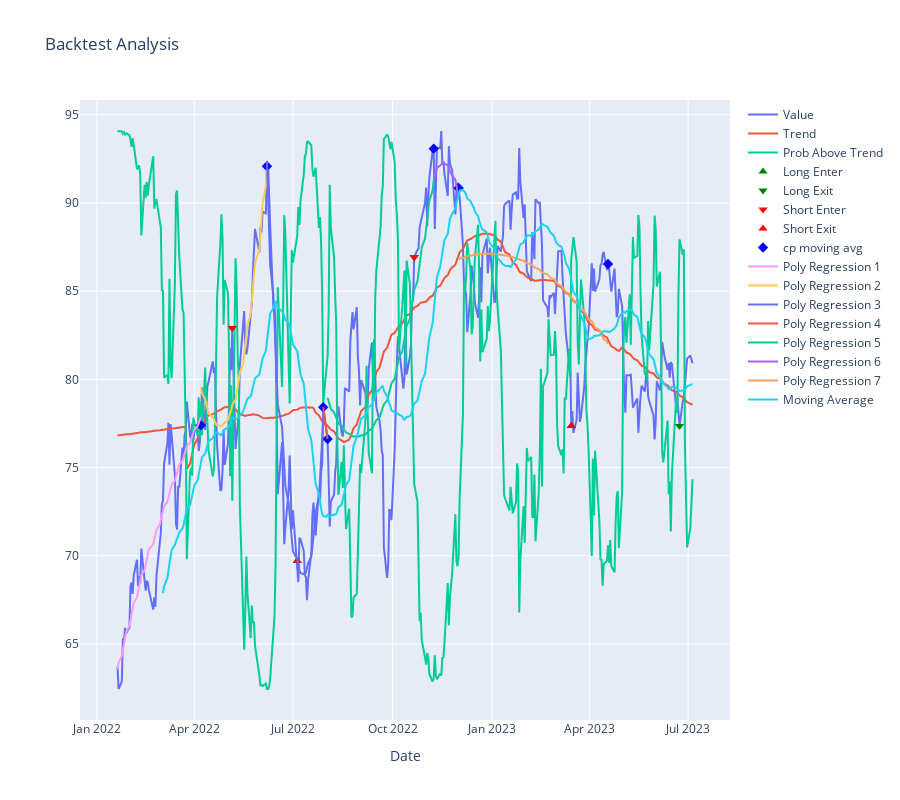

Notebook source saved alongside this figure:
### Code cell
%load_ext autoreload
%autoreload 2

import matplotlib.pyplot as plt
import seaborn as sns
import pandas as pd
import numpy as np
import bocd
from sklearn.preprocessing import PolynomialFeatures
from sklearn.linear_model import LinearRegression
import yfinance as yf

from machine_learning_finance import (analyze_trades, 
    calc_probabilties_without_lookahead, plot_backtest_analysis, 
    metrics_to_dataframe, create_train_test_windows, make_inverse_env_for,
    calculate_polynomial_regression)

import plotly.graph_objs as go
from plotly.offline import init_notebook_mode

init_notebook_mode(connected=True)
windows = [300, 600, 900, 1500]

symbol = "XLE"
file = f"../backtests/backtest_inverse_{symbol}_365_h0.9_l0.1.csv"
period = 365
pd.options.display.max_rows = None


def plot_win_loss(file, metrics):
    ledger = pd.read_csv(file)
    # Set the style for the plots
    sns.set(style='whitegrid')

    # Create a bar plot for profit and loss stats
    profit_stats, loss_stats = metrics['profit_stats'], metrics['loss_stats']
    profit_loss_df = pd.DataFrame([profit_stats, loss_stats], columns=['min', 'max', 'mean', 'median', 'std'], index=['profit', 'loss'])

    plt.figure(figsize=(12, 6))
    ax = sns.barplot(data=profit_loss_df.transpose(), palette='muted')
    ax.set_title('Profit and Loss Statistics')
    ax.set_ylabel('Value')

    # Show the plot
    plt.show()


def plot_polynomial(fig, df, name, chop=0):
    pred = calculate_polynomial_regression(df.head(len(df)-chop).copy())
    fig.add_trace(go.Scatter(x=df.index, y=pred, mode="lines", name=name))

def plot_change_points(fig, df, data, name, hazard, color):
    bc = bocd.BayesianOnlineChangePointDetection(bocd.ConstantHazard(hazard), bocd.StudentT(mu=0, kappa=1, alpha=1, beta=1))
    rt_mle = np.empty(data.shape)
    for i, d in enumerate(data):
        bc.update(d)
        rt_mle[i] = bc.rt 
    column = name
    rt_mle_padded = np.insert(rt_mle, 0, np.full(len(df)-len(rt_mle)+1, 0))
    df[column] = np.where(np.diff(rt_mle_padded)<0, df['Close'], np.nan)
    fig.add_trace(go.Scatter(x=df.index, y=df[column] , mode='markers', name=column,
                             marker=dict(symbol='diamond', size=8, color=color)))
    return df
    

def plot_regressions_between_change_points(fig, df, column_name):
    # Compute change points and prepend a dummy change point at the start
    change_points = [df.index[0]] + list(df[column_name].dropna().index)

    # Initialize polynomial features transformer and linear regression model
    poly = PolynomialFeatures(degree=2)
    lin_reg = LinearRegression()

    # Loop through pairs of change points
    for i in range(len(change_points) - 1):
        # Extract data between change points
        segment = df.loc[change_points[i]:change_points[i + 1]]

        y_pred, model, x, y = calculate_polynomial_regression(segment)

        ridge = model.named_steps['linearregression']
        deriv = np.polyder(ridge.coef_[::-1])
        yd_plot = np.polyval(deriv,x)
    

        
        # Add regression line to plot
        fig.add_trace(go.Scatter(x=segment.index, y=y_pred, mode='lines',
                                 name=f'Poly Regression {i + 1}'))

    return fig

    
def analyze_and_graph_range(file, symbol, start, end, df):
    ledger = pd.read_csv(file)
    hist_df, test_df = create_train_test_windows(df, start=start, end=end)    
    test_df = calc_probabilties_without_lookahead(test_df, hist_df, hist_cutoff="2023-05-15")
    plot_backtest_analysis(test_df, ledger, inverse=symbol)
    return ledger, test_df
   
def analyze_and_graph(file, symbol, period, df):
    ledger = pd.read_csv(file)
    hist_df, test_df = create_train_test_windows(df)  
    test_df = calc_probabilties_without_lookahead(test_df, hist_df)
    full_df = pd.concat([hist_df, test_df])
    
   

    # Online estimation and get the maximum likelihood r_t at each time point
    moving_avg_graphing = test_df["Close"].tail(365).rolling(30).mean()
    
    
    moving_avg = moving_avg_graphing.dropna().values

   
    
    fig = plot_backtest_analysis(test_df, ledger, inverse=symbol)

    plot_change_points(fig, test_df, moving_avg, "cp moving avg", 30, "blue")
    #plot_change_points(fig, test_df, test_df["Close"].values, "cp price", 90, "purple")
    plot_regressions_between_change_points(fig, test_df, "cp moving avg")
    
       
    test_df["moving_avg"] = moving_avg_graphing

    
    fig.add_trace(go.Scatter(x=test_df.index, y=moving_avg_graphing, mode="lines", name="Moving Average"))
        
    
    fig.update_layout(title='Backtest Analysis', xaxis_title='Date', height=800)
    
    
    fig.show()

    return ledger, test_df

ticker_obj = yf.download(tickers=symbol)
df = pd.DataFrame(ticker_obj)


ledger, df2 = analyze_and_graph(file, symbol, 365*4, df)    
#ledger, df2 = analyze_and_graph_range(file, symbol, "03-27-2020", "12-17-2021", df)

# Display metrics as text
metrics = analyze_trades(ledger, symbol, period)
metrics["file"] = file
metrics_df = metrics_to_dataframe(metrics) 

#df2[["moving_avg", "change_points", "rt", "Close"]]

### Figure 1 — Plotly figure (JSON) as saved in the notebook; plotly's stock layout.template omitted (floating-point values rounded to 4 significant figures; data arrays with more than 128 entries replaced by an {"elided": "..."} marker saying what was removed)
{"data": [{"mode": "lines", "name": "Value", "type": "scatter", "x": {"elided": "365 str values"}, "y": {"elided": "365 float values"}}, {"mode": "lines", "name": "Trend", "type": "scatter", "x": {"elided": "365 str values"}, "y": {"elided": "365 float values"}}, {"mode": "lines", "name": "Prob Above Trend", "type": "scatter", "x": {"elided": "365 str values"}, "y": {"elided": "365 float values"}}, {"marker": {"color": "green", "size": 8, "symbol": "triangle-up"}, "mode": "markers", "name": "Long Enter", "type": "scatter", "x": {"elided": "365 str values"}, "y": {"elided": "365 float values"}}, {"marker": {"color": "green", "size": 8, "symbol": "triangle-down"}, "mode": "markers", "name": "Long Exit", "type": "scatter", "x": {"elided": "365 str values"}, "y": {"elided": "365 float values"}}, {"marker": {"color": "red", "size": 8, "symbol": "triangle-down"}, "mode": "markers", "name": "Short Enter", "type": "scatter", "x": {"elided": "365 str values"}, "y": {"elided": "365 float values"}}, {"marker": {"color": "red", "size": 8, "symbol": "triangle-up"}, "mode": "markers", "name": "Short Exit", "type": "scatter", "x": {"elided": "365 str values"}, "y": {"elided": "365 float values"}}, {"marker": {"color": "blue", "size": 8, "symbol": "diamond"}, "mode": "markers", "name": "cp moving avg", "type": "scatter", "x": {"elided": "365 str values"}, "y": {"elided": "365 float values"}}, {"mode": "lines", "name": "Poly Regression 1", "type": "scatter", "x": ["2022-01-20T00:00:00", "2022-01-21T00:00:00", "2022-01-24T00:00:00", "2022-01-25T00:00:00", "2022-01-26T00:00:00", "2022-01-27T00:00:00", "2022-01-28T00:00:00", "2022-01-31T00:00:00", "2022-02-01T00:00:00", "2022-02-02T00:00:00", "2022-02-03T00:00:00", "2022-02-04T00:00:00", "2022-02-07T00:00:00", "2022-02-08T00:00:00", "2022-02-09T00:00:00", "2022-02-10T00:00:00", "2022-02-11T00:00:00", "2022-02-14T00:00:00", "2022-02-15T00:00:00", "2022-02-16T00:00:00", "2022-02-17T00:00:00", "2022-02-18T00:00:00", "2022-02-22T00:00:00", "2022-02-23T00:00:00", "2022-02-24T00:00:00", "2022-02-25T00:00:00", "2022-02-28T00:00:00", "2022-03-01T00:00:00", "2022-03-02T00:00:00", "2022-03-03T00:00:00", "2022-03-04T00:00:00", "2022-03-07T00:00:00", "2022-03-08T00:00:00", "2022-03-09T00:00:00", "2022-03-10T00:00:00", "2022-03-11T00:00:00", "2022-03-14T00:00:00", "2022-03-15T00:00:00", "2022-03-16T00:00:00", "2022-03-17T00:00:00", "2022-03-18T00:00:00", "2022-03-21T00:00:00", "2022-03-22T00:00:00", "2022-03-23T00:00:00", "2022-03-24T00:00:00", "2022-03-25T00:00:00", "2022-03-28T00:00:00", "2022-03-29T00:00:00", "2022-03-30T00:00:00", "2022-03-31T00:00:00", "2022-04-01T00:00:00", "2022-04-04T00:00:00", "2022-04-05T00:00:00", "2022-04-06T00:00:00", "2022-04-07T00:00:00"], "y": [63.58, 63.94, 64.29, 64.65, 65.0, 65.34, 65.68, 66.02, 66.35, 66.68, 67.01, 67.33, 67.65, 67.97, 68.28, 68.59, 68.9, 69.2, 69.5, 69.79, 70.09, 70.37, 70.66, 70.94, 71.21, 71.49, 71.76, 72.02, 72.29, 72.55, 72.8, 73.05, 73.3, 73.55, 73.79, 74.03, 74.26, 74.49, 74.72, 74.94, 75.16, 75.38, 75.59, 75.8, 76.01, 76.21, 76.41, 76.6, 76.79, 76.98, 77.16, 77.34, 77.52, 77.69, 77.86]}, {"mode": "lines", "name": "Poly Regression 2", "type": "scatter", "x": ["2022-04-07T00:00:00", "2022-04-08T00:00:00", "2022-04-11T00:00:00", "2022-04-12T00:00:00", "2022-04-13T00:00:00", "2022-04-14T00:00:00", "2022-04-18T00:00:00", "2022-04-19T00:00:00", "2022-04-20T00:00:00", "2022-04-21T00:00:00", "2022-04-22T00:00:00", "2022-04-25T00:00:00", "2022-04-26T00:00:00", "2022-04-27T00:00:00", "2022-04-28T00:00:00", "2022-04-29T00:00:00", "2022-05-02T00:00:00", "2022-05-03T00:00:00", "2022-05-04T00:00:00", "2022-05-05T00:00:00", "2022-05-06T00:00:00", "2022-05-09T00:00:00", "2022-05-10T00:00:00", "2022-05-11T00:00:00", "2022-05-12T00:00:00", "2022-05-13T00:00:00", "2022-05-16T00:00:00", "2022-05-17T00:00:00", "2022-05-18T00:00:00", "2022-05-19T00:00:00", "2022-05-20T00:00:00", "2022-05-23T00:00:00", "2022-05-24T00:00:00", "2022-05-25T00:00:00", "2022-05-26T00:00:00", "2022-05-27T00:00:00", "2022-05-31T00:00:00", "2022-06-01T00:00:00", "2022-06-02T00:00:00", "2022-06-03T00:00:00", "2022-06-06T00:00:00", "2022-06-07T00:00:00"], "y": [79.57, 79.21, 78.87, 78.57, 78.3, 78.07, 77.87, 77.7, 77.56, 77.46, 77.4, 77.36, 77.36, 77.39, 77.46, 77.56, 77.69, 77.86, 78.06, 78.29, 78.56, 78.86, 79.2, 79.56, 79.96, 80.4, 80.87, 81.37, 81.9, 82.47, 83.07, 83.71, 84.37, 85.08, 85.81, 86.58, 87.38, 88.22, 89.09, 89.99, 90.93, 91.89]}, {"mode": "lines", "name": "Poly Regression 3", "type": "scatter", "x": ["2022-06-07T00:00:00", "2022-06-08T00:00:00", "2022-06-09T00:00:00", "2022-06-10T00:00:00", "2022-06-13T00:00:00", "2022-06-14T00:00:00", "2022-06-15T00:00:00", "2022-06-16T00:00:00", "2022-06-17T00:00:00", "2022-06-21T00:00:00", "2022-06-22T00:00:00", "2022-06-23T00:00:00", "2022-06-24T00:00:00", "2022-06-27T00:00:00", "2022-06-28T00:00:00", "2022-06-29T00:00:00", "2022-06-30T00:00:00", "2022-07-01T00:00:00", "2022-07-05T00:00:00", "2022-07-06T00:00:00", "2022-07-07T00:00:00", "2022-07-08T00:00:00", "2022-07-11T00:00:00", "2022-07-12T00:00:00", "2022-07-13T00:00:00", "2022-07-14T00:00:00", "2022-07-15T00:00:00", "2022-07-18T00:00:00", "2022-07-19T00:00:00", "2022-07-20T00:00:00", "2022-07-21T00:00:00", "2022-07-22T00:00:00", "2022-07-25T00:00:00", "2022-07-26T00:00:00", "2022-07-27T00:00:00", "2022-07-28T00:00:00", "2022-07-29T00:00:00"], "y": [92.39, 90.34, 88.37, 86.51, 84.74, 83.06, 81.47, 79.98, 78.59, 77.28, 76.08, 74.96, 73.94, 73.02, 72.19, 71.45, 70.81, 70.26, 69.81, 69.45, 69.18, 69.01, 68.93, 68.95, 69.06, 69.27, 69.57, 69.96, 70.45, 71.03, 71.71, 72.48, 73.34, 74.3, 75.36, 76.5, 77.75]}, {"mode": "lines", "name": "Poly Regression 4", "type": "scatter", "x": ["2022-07-29T00:00:00", "2022-08-01T00:00:00", "2022-08-02T00:00:00"], "y": [78.42, 76.8, 76.62]}, {"mode": "lines", "name": "Poly Regression 5", "type": "scatter", "x": ["2022-08-02T00:00:00", "2022-08-03T00:00:00", "2022-08-04T00:00:00", "2022-08-05T00:00:00", "2022-08-08T00:00:00", "2022-08-09T00:00:00", "2022-08-10T00:00:00", "2022-08-11T00:00:00", "2022-08-12T00:00:00", "2022-08-15T00:00:00", "2022-08-16T00:00:00", "2022-08-17T00:00:00", "2022-08-18T00:00:00", "2022-08-19T00:00:00", "2022-08-22T00:00:00", "2022-08-23T00:00:00", "2022-08-24T00:00:00", "2022-08-25T00:00:00", "2022-08-26T00:00:00", "2022-08-29T00:00:00", "2022-08-30T00:00:00", "2022-08-31T00:00:00", "2022-09-01T00:00:00", "2022-09-02T00:00:00", "2022-09-06T00:00:00", "2022-09-07T00:00:00", "2022-09-08T00:00:00", "2022-09-09T00:00:00", "2022-09-12T00:00:00", "2022-09-13T00:00:00", "2022-09-14T00:00:00", "2022-09-15T00:00:00", "2022-09-16T00:00:00", "2022-09-19T00:00:00", "2022-09-20T00:00:00", "2022-09-21T00:00:00", "2022-09-22T00:00:00", "2022-09-23T00:00:00", "2022-09-26T00:00:00", "2022-09-27T00:00:00", "2022-09-28T00:00:00", "2022-09-29T00:00:00", "2022-09-30T00:00:00", "2022-10-03T00:00:00", "2022-10-04T00:00:00", "2022-10-05T00:00:00", "2022-10-06T00:00:00", "2022-10-07T00:00:00", "2022-10-10T00:00:00", "2022-10-11T00:00:00", "2022-10-12T00:00:00", "2022-10-13T00:00:00", "2022-10-14T00:00:00", "2022-10-17T00:00:00", "2022-10-18T00:00:00", "2022-10-19T00:00:00", "2022-10-20T00:00:00", "2022-10-21T00:00:00", "2022-10-24T00:00:00", "2022-10-25T00:00:00", "2022-10-26T00:00:00", "2022-10-27T00:00:00", "2022-10-28T00:00:00", "2022-10-31T00:00:00", "2022-11-01T00:00:00", "2022-11-02T00:00:00", "2022-11-03T00:00:00", "2022-11-04T00:00:00", "2022-11-07T00:00:00", "2022-11-08T00:00:00"], "y": [78.96, 78.74, 78.53, 78.33, 78.14, 77.97, 77.8, 77.65, 77.51, 77.38, 77.27, 77.16, 77.07, 76.99, 76.92, 76.86, 76.81, 76.78, 76.76, 76.75, 76.75, 76.76, 76.79, 76.83, 76.87, 76.93, 77.01, 77.09, 77.19, 77.3, 77.41, 77.55, 77.69, 77.84, 78.01, 78.19, 78.38, 78.58, 78.8, 79.02, 79.26, 79.51, 79.77, 80.04, 80.33, 80.62, 80.93, 81.25, 81.58, 81.93, 82.28, 82.65, 83.03, 83.42, 83.82, 84.24, 84.67, 85.1, 85.55, 86.01, 86.49, 86.97, 87.47, 87.98, 88.5, 89.03, 89.58, 90.13, 90.7, 91.28]}, {"mode": "lines", "name": "Poly Regression 6", "type": "scatter", "x": ["2022-11-08T00:00:00", "2022-11-09T00:00:00", "2022-11-10T00:00:00", "2022-11-11T00:00:00", "2022-11-14T00:00:00", "2022-11-15T00:00:00", "2022-11-16T00:00:00", "2022-11-17T00:00:00", "2022-11-18T00:00:00", "2022-11-21T00:00:00", "2022-11-22T00:00:00", "2022-11-23T00:00:00", "2022-11-25T00:00:00", "2022-11-28T00:00:00", "2022-11-29T00:00:00", "2022-11-30T00:00:00", "2022-12-01T00:00:00"], "y": [91.29, 91.56, 91.8, 91.98, 92.12, 92.21, 92.26, 92.26, 92.22, 92.13, 91.99, 91.81, 91.58, 91.3, 90.98, 90.62, 90.21]}, {"mode": "lines", "name": "Poly Regression 7", "type": "scatter", "x": ["2022-12-01T00:00:00", "2022-12-02T00:00:00", "2022-12-05T00:00:00", "2022-12-06T00:00:00", "2022-12-07T00:00:00", "2022-12-08T00:00:00", "2022-12-09T00:00:00", "2022-12-12T00:00:00", "2022-12-13T00:00:00", "2022-12-14T00:00:00", "2022-12-15T00:00:00", "2022-12-16T00:00:00", "2022-12-19T00:00:00", "2022-12-20T00:00:00", "2022-12-21T00:00:00", "2022-12-22T00:00:00", "2022-12-23T00:00:00", "2022-12-27T00:00:00", "2022-12-28T00:00:00", "2022-12-29T00:00:00", "2022-12-30T00:00:00", "2023-01-03T00:00:00", "2023-01-04T00:00:00", "2023-01-05T00:00:00", "2023-01-06T00:00:00", "2023-01-09T00:00:00", "2023-01-10T00:00:00", "2023-01-11T00:00:00", "2023-01-12T00:00:00", "2023-01-13T00:00:00", "2023-01-17T00:00:00", "2023-01-18T00:00:00", "2023-01-19T00:00:00", "2023-01-20T00:00:00", "2023-01-23T00:00:00", "2023-01-24T00:00:00", "2023-01-25T00:00:00", "2023-01-26T00:00:00", "2023-01-27T00:00:00", "2023-01-30T00:00:00", "2023-01-31T00:00:00", "2023-02-01T00:00:00", "2023-02-02T00:00:00", "2023-02-03T00:00:00", "2023-02-06T00:00:00", "2023-02-07T00:00:00", "2023-02-08T00:00:00", "2023-02-09T00:00:00", "2023-02-10T00:00:00", "2023-02-13T00:00:00", "2023-02-14T00:00:00", "2023-02-15T00:00:00", "2023-02-16T00:00:00", "2023-02-17T00:00:00", "2023-02-21T00:00:00", "2023-02-22T00:00:00", "2023-02-23T00:00:00", "2023-02-24T00:00:00", "2023-02-27T00:00:00", "2023-02-28T00:00:00", "2023-03-01T00:00:00", "2023-03-02T00:00:00", "2023-03-03T00:00:00", "2023-03-06T00:00:00", "2023-03-07T00:00:00", "2023-03-08T00:00:00", "2023-03-09T00:00:00", "2023-03-10T00:00:00", "2023-03-13T00:00:00", "2023-03-14T00:00:00", "2023-03-15T00:00:00", "2023-03-16T00:00:00", "2023-03-17T00:00:00", "2023-03-20T00:00:00", "2023-03-21T00:00:00", "2023-03-22T00:00:00", "2023-03-23T00:00:00", "2023-03-24T00:00:00", "2023-03-27T00:00:00", "2023-03-28T00:00:00", "2023-03-29T00:00:00", "2023-03-30T00:00:00", "2023-03-31T00:00:00", "2023-04-03T00:00:00", "2023-04-04T00:00:00", "2023-04-05T00:00:00", "2023-04-06T00:00:00", "2023-04-10T00:00:00", "2023-04-11T00:00:00", "2023-04-12T00:00:00", "2023-04-13T00:00:00", "2023-04-14T00:00:00", "2023-04-17T00:00:00", "2023-04-18T00:00:00"], "y": [86.82, 86.85, 86.88, 86.91, 86.94, 86.96, 86.99, 87.01, 87.03, 87.05, 87.06, 87.08, 87.09, 87.1, 87.11, 87.11, 87.12, 87.12, 87.12, 87.12, 87.12, 87.12, 87.11, 87.1, 87.09, 87.08, 87.07, 87.05, 87.04, 87.02, 87.0, 86.98, 86.95, 86.93, 86.9, 86.87, 86.84, 86.8, 86.77, 86.73, 86.69, 86.65, 86.61, 86.57, 86.52, 86.47, 86.42, 86.37, 86.32, 86.26, 86.2, 86.15, 86.08, 86.02, 85.96, 85.89, 85.82, 85.75, 85.68, 85.61, 85.53, 85.46, 85.38, 85.3, 85.21, 85.13, 85.04, 84.95, 84.86, 84.77, 84.68, 84.58, 84.49, 84.39, 84.29, 84.18, 84.08, 83.97, 83.86, 83.75, 83.64, 83.53, 83.41, 83.29, 83.17, 83.05, 82.93, 82.81, 82.68, 82.55, 82.42, 82.29, 82.15, 82.02]}, {"mode": "lines", "name": "Moving Average", "type": "scatter", "x": {"elided": "365 str values"}, "y": {"elided": "365 float values"}}], "layout": {"height": 800, "title": {"text": "Backtest Analysis"}, "xaxis": {"title": {"text": "Date"}}}}
